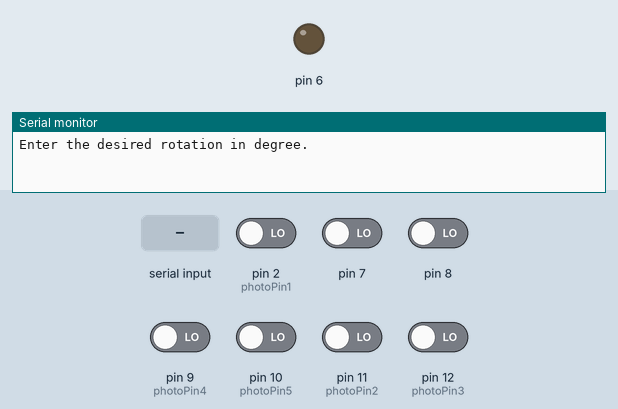
A sketch run on a simulated Arduino Uno, built with avr-gcc and run on an emulated ATmega328P. Shown: output pins drawn as LEDs (lit = HIGH), the last lines printed to the serial monitor. The inputs (shaded band) are chosen by the test bench; at power-on: pin 2 (photoPin1), pin 7, pin 8, pin 9 (photoPin4), pin 10 (photoPin5), pin 11 (photoPin2), pin 12 (photoPin3) LOW.

Above: at 0.9 s.
1.0 s: "90,45\n" received over Serial
At 2.15 s:
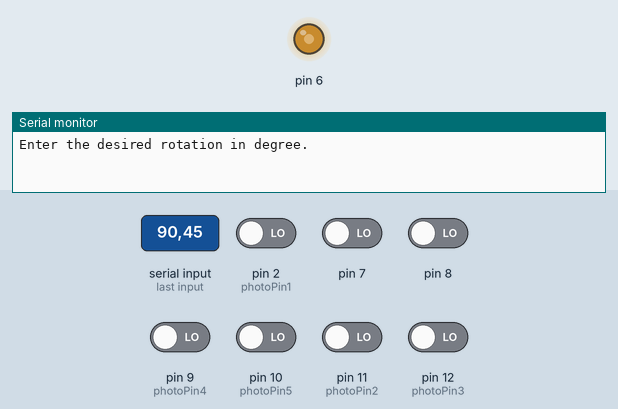
4.0 s: pin 7 driven HIGH
At 4.26 s:
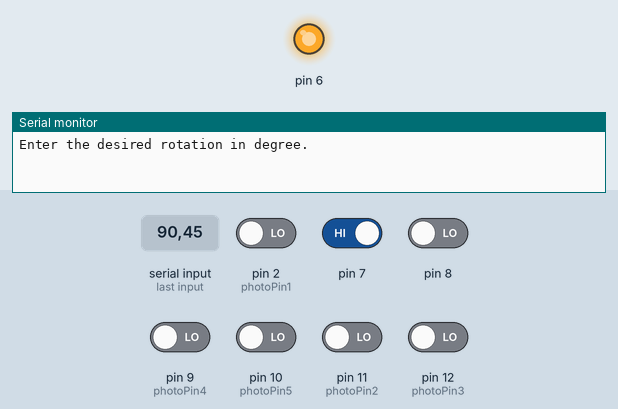
7.0 s: pin 8 driven HIGH
At 8.17 s:
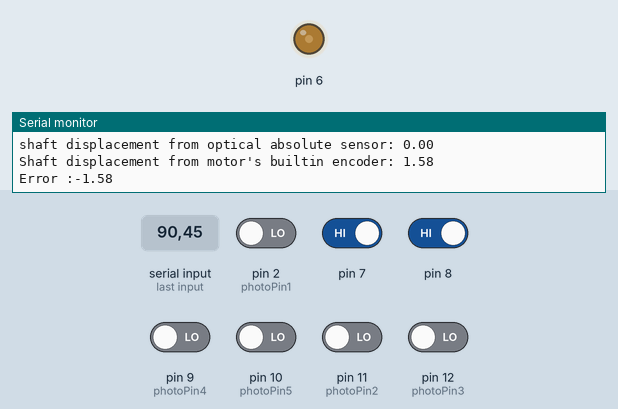
Timing chart, 0 to 17.0 s (numbered marks = the images above; inputs shaded):
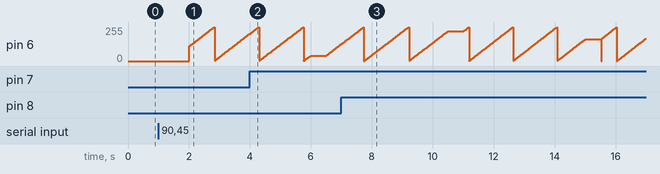

The sketch:

BaseCodeTwo-Absolute.ino
```cpp
float deg = 45; // Rotation degree
float s = 0;    //Encoder counts
int sm1 = 0;    //Built-in chanel 1
int sm2 = 0;    //Built-in chanel 2
int r = 0;      //indicator for reading builtin encoder to avoid the reading redundancy
float er;       //Proportional error for PI controller
float eri;      //Integral error for PI controller

int t = 0;  //time in ms
int t0 = 0; //memory for time in ms

int finish = 0; //finish indicator
int rep = 1;    //Repetition indicator

#define TOTAL_SEG 32

const int photoPin1 = 2;
const int photoPin2 = 11;
const int photoPin3 = 12;
const int photoPin4 = 9;
const int photoPin5 = 10;

void setup()
{

    Serial.begin(250000); //Baud rate of communication

    Serial.println("Enter the desired rotation in degree.");

    while (Serial.available() == 0) //Obtaining data from user
    {
        //Wait for user input
    }

    deg = Serial.readString().toFloat(); //Reading the Input string from Serial port.
    if (deg < 0)
    {
        analogWrite(3, 255); //change the direction of rotation by applying voltage to pin 3 of arduino
    }
    deg = abs(deg);

    pinMode(photoPin1, INPUT);
    pinMode(photoPin2, INPUT);
    pinMode(photoPin3, INPUT);
    pinMode(photoPin4, INPUT);
    pinMode(photoPin5, INPUT);
}

float kp = .6 * 90 / deg; //proportional gain of PI
float ki = .02;           //integral gain of PI


float initialAngle = 0;
int GreyCode[5];

String LookupTable[32][2] ={{"00000", "00000"} ,
                            {"00001", "00001"},
                            {"00010", "00011"},
                            {"00011", "00010"},
                            {"00100", "00110"},
                            {"00101", "00111"},
                            {"00110", "00101"},
                            {"00111", "00100"},
                            {"01000", "01100"},
                            {"01001", "01101"},
                            {"01010", "01111"},
                            {"01011", "01110"},
                            {"01100", "01010"},
                            {"01101", "01011"},
                            {"01110", "01001"},
                            {"01111", "01000"},
                            {"10000", "11000"},
                            {"10001", "11001"},
                            {"10010", "11011"},
                            {"10011", "11010"},
                            {"10100", "11110"},
                            {"10101", "11111"},
                            {"10110", "11101"},
                            {"10111", "11100"},
                            {"11000", "10100"},
                            {"11001", "10101"},
                            {"11010", "10111"},
                            {"11011", "10110"},
                            {"11100", "10010"},
                            {"11101", "10011"},
                            {"11110", "10001"},
                            {"11111", "10000"}};

void CheckAngle(){
  GreyCode[0] = digitalRead(photoPin1);
  GreyCode[1] = digitalRead(photoPin2);
  GreyCode[2] = digitalRead(photoPin3);
  GreyCode[3] = digitalRead(photoPin4);
  GreyCode[4] = digitalRead(photoPin5);
}

void PrintLookupTable(){
  for (int i = 0; i < TOTAL_SEG; i++){
    Serial.print(LookupTable[i][0]);
    Serial.print("      ");
    Serial.println(LookupTable[i][1]);
  }
}


float FindAngle(){
   String greyCode = String(GreyCode[0]) + String(GreyCode[1]) + String(GreyCode[2]) + String(GreyCode[3]) + String(GreyCode[4]);
   float decimalValue = 0;
   for (int i = 0; i < TOTAL_SEG; i++){
    if (LookupTable[i][1] == greyCode){
      decimalValue += 11.25 * (LookupTable[i][0].charAt(0) - '0');
      decimalValue += 22.5 * (LookupTable[i][0].charAt(1) - '0');
      decimalValue += 45 * (LookupTable[i][0].charAt(2) - '0');
      decimalValue += 90 * (LookupTable[i][0].charAt(3) - '0');
      decimalValue += 180 * (LookupTable[i][0].charAt(4) - '0');
      return decimalValue;
    }
   }
}

void loop()
{
    // put your main code here, to run repeatedly:
    CheckAngle();
    initialAngle = FindAngle();

    t = millis();                      //reading time
    t0 = t;                            //sving the current time in memory
    while (t < t0 + 4000 && rep <= 10) //let the code to ran for 4 seconds each with repetitions of 10
    {


        if (t % 10 == 0) //PI controller that runs every 10ms
        {
            if (s < deg * 114 * 2 / 360)
            {
                er = deg - s * 360 / 228;
                eri = eri + er;
                analogWrite(6, kp * er + ki * eri);
            }

            if (s >= deg * 228 / 360)
            {
                analogWrite(6, 0);
                eri = 0;
            }
            delay(1);
        }

        sm1 = digitalRead(7); //reading chanel 1
        sm2 = digitalRead(8); //reading chanel 2

        if (sm1 != sm2 && r == 0)
        { //counting the number changes for both chanels
            s = s + 1;
            r = 1; // this indicator wont let this condition, (sm1 != sm2), to be counted until the next condition, (sm1 == sm2), happens
        }
        if (sm1 == sm2 && r == 1)
        {
            s = s + 1;
            r = 0; // this indicator wont let this condition, (sm1 == sm2), to be counted until the next condition, (sm1 != sm2), happens
        }

        t = millis(); //updating time
        finish = 1;   //cghanging finish indicator
    }

    if (finish == 1)
    {                  //this part of the code is for displaying the result


        delay(500);    //half second delay

        CheckAngle();
        float currentAngle = FindAngle();
        float totalAngle = currentAngle - initialAngle;

        if (currentAngle < initialAngle){
          totalAngle += 360;
        }

        rep = rep + 1; // increasing the repetition indicator
        Serial.print("shaft possition from optical absolute sensor from home position: ");
        Serial.println(initialAngle);

        Serial.print("shaft displacement from optical absolute sensor (current): ");
        Serial.println(currentAngle);

        Serial.print("shaft displacement from optical absolute sensor: ");
        Serial.println(totalAngle);

        Serial.print("Shaft displacement from motor's builtin encoder: ");
        Serial.println(s * 360 / 228); //every full Revolution of the shaft is associated with 228 counts of builtin
                                       //encoder so to turn it to degre we can use this formula (s * 360 / 228), "s" is the number of  built-in encoder counts

        float Error = totalAngle - s * 360 / 228;
        Serial.print("Error :");
        Serial.println(Error); //displaying error
        Serial.println();
        s = 0;
        finish = 0;
    }
    analogWrite(6, 0); //turning off the motor
}
```
